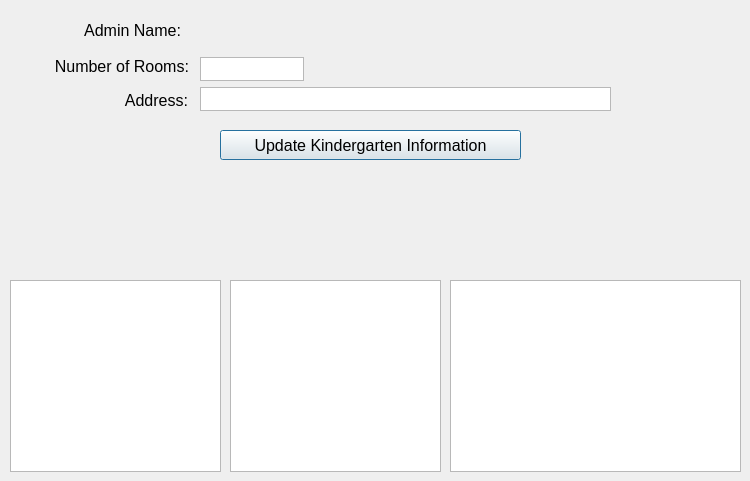
<?xml version="1.0" encoding="UTF-8"?>
<ui version="4.0">
 <class>FormShowKindergarten</class>
 <widget class="QDialog" name="FormShowKindergarten">
  <property name="geometry">
   <rect>
    <x>0</x>
    <y>0</y>
    <width>750</width>
    <height>481</height>
   </rect>
  </property>
  <property name="windowTitle">
   <string>Dialog</string>
  </property>
  <widget class="QLabel" name="label_2">
   <property name="geometry">
    <rect>
     <x>77</x>
     <y>90</y>
     <width>111</width>
     <height>20</height>
    </rect>
   </property>
   <property name="font">
    <font>
     <pointsize>12</pointsize>
     <weight>50</weight>
     <bold>false</bold>
    </font>
   </property>
   <property name="text">
    <string>Address:</string>
   </property>
   <property name="alignment">
    <set>Qt::AlignRight|Qt::AlignTrailing|Qt::AlignVCenter</set>
   </property>
  </widget>
  <widget class="QLabel" name="label">
   <property name="geometry">
    <rect>
     <x>28</x>
     <y>58</y>
     <width>161</width>
     <height>16</height>
    </rect>
   </property>
   <property name="font">
    <font>
     <pointsize>12</pointsize>
     <weight>50</weight>
     <bold>false</bold>
    </font>
   </property>
   <property name="layoutDirection">
    <enum>Qt::LeftToRight</enum>
   </property>
   <property name="text">
    <string>Number of Rooms:</string>
   </property>
   <property name="alignment">
    <set>Qt::AlignRight|Qt::AlignTrailing|Qt::AlignVCenter</set>
   </property>
  </widget>
  <widget class="QTextEdit" name="textAdd">
   <property name="geometry">
    <rect>
     <x>200</x>
     <y>87</y>
     <width>411</width>
     <height>24</height>
    </rect>
   </property>
   <property name="font">
    <font>
     <pointsize>9</pointsize>
    </font>
   </property>
  </widget>
  <widget class="QTextEdit" name="textRoom">
   <property name="geometry">
    <rect>
     <x>200</x>
     <y>57</y>
     <width>104</width>
     <height>24</height>
    </rect>
   </property>
   <property name="font">
    <font>
     <pointsize>9</pointsize>
    </font>
   </property>
  </widget>
  <widget class="QPushButton" name="btnUpdate">
   <property name="geometry">
    <rect>
     <x>220</x>
     <y>130</y>
     <width>301</width>
     <height>30</height>
    </rect>
   </property>
   <property name="font">
    <font>
     <pointsize>12</pointsize>
    </font>
   </property>
   <property name="text">
    <string>Update Kindergarten Information</string>
   </property>
  </widget>
  <widget class="QLabel" name="label_3">
   <property name="geometry">
    <rect>
     <x>20</x>
     <y>20</y>
     <width>161</width>
     <height>20</height>
    </rect>
   </property>
   <property name="font">
    <font>
     <pointsize>12</pointsize>
     <weight>50</weight>
     <bold>false</bold>
    </font>
   </property>
   <property name="layoutDirection">
    <enum>Qt::LeftToRight</enum>
   </property>
   <property name="text">
    <string>Admin Name:</string>
   </property>
   <property name="alignment">
    <set>Qt::AlignRight|Qt::AlignTrailing|Qt::AlignVCenter</set>
   </property>
  </widget>
  <widget class="QLabel" name="label_Admin_Name">
   <property name="geometry">
    <rect>
     <x>210</x>
     <y>20</y>
     <width>161</width>
     <height>20</height>
    </rect>
   </property>
   <property name="font">
    <font>
     <pointsize>11</pointsize>
     <weight>50</weight>
     <bold>false</bold>
    </font>
   </property>
   <property name="layoutDirection">
    <enum>Qt::LeftToRight</enum>
   </property>
   <property name="text">
    <string/>
   </property>
   <property name="alignment">
    <set>Qt::AlignLeading|Qt::AlignLeft|Qt::AlignVCenter</set>
   </property>
  </widget>
  <widget class="QListWidget" name="listWidget_board">
   <property name="geometry">
    <rect>
     <x>10</x>
     <y>280</y>
     <width>211</width>
     <height>192</height>
    </rect>
   </property>
   <property name="font">
    <font>
     <pointsize>11</pointsize>
    </font>
   </property>
  </widget>
  <widget class="QListWidget" name="listWidget_desk">
   <property name="geometry">
    <rect>
     <x>230</x>
     <y>280</y>
     <width>211</width>
     <height>192</height>
    </rect>
   </property>
   <property name="font">
    <font>
     <pointsize>11</pointsize>
    </font>
   </property>
  </widget>
  <widget class="QListWidget" name="listWidget_child">
   <property name="geometry">
    <rect>
     <x>450</x>
     <y>280</y>
     <width>291</width>
     <height>192</height>
    </rect>
   </property>
   <property name="font">
    <font>
     <pointsize>11</pointsize>
    </font>
   </property>
  </widget>
  <widget class="QLabel" name="label_num_board">
   <property name="geometry">
    <rect>
     <x>30</x>
     <y>250</y>
     <width>141</width>
     <height>20</height>
    </rect>
   </property>
   <property name="font">
    <font>
     <pointsize>12</pointsize>
     <weight>75</weight>
     <bold>true</bold>
    </font>
   </property>
   <property name="text">
    <string/>
   </property>
  </widget>
  <widget class="QLabel" name="label_num_desk">
   <property name="geometry">
    <rect>
     <x>260</x>
     <y>250</y>
     <width>141</width>
     <height>20</height>
    </rect>
   </property>
   <property name="font">
    <font>
     <pointsize>12</pointsize>
     <weight>75</weight>
     <bold>true</bold>
    </font>
   </property>
   <property name="text">
    <string/>
   </property>
  </widget>
  <widget class="QLabel" name="label_num_childs">
   <property name="geometry">
    <rect>
     <x>520</x>
     <y>250</y>
     <width>141</width>
     <height>20</height>
    </rect>
   </property>
   <property name="font">
    <font>
     <pointsize>12</pointsize>
     <weight>75</weight>
     <bold>true</bold>
    </font>
   </property>
   <property name="text">
    <string/>
   </property>
  </widget>
 </widget>
 <resources/>
 <connections/>
</ui>
